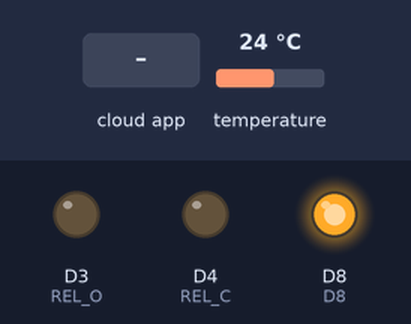
Recording of a sketch running on a simulated ESP8266 (NodeMCU). Shown: output pins drawn as LEDs (lit = HIGH). The inputs (shaded band) are chosen by the test bench; at power-on: temperature 24 °C. Not simulated (calls return 0 or success): credentials.h.

Above: at 2.7 s.
2.8 s: the phone or cloud app sets 5 to 1
At 4.0 s:
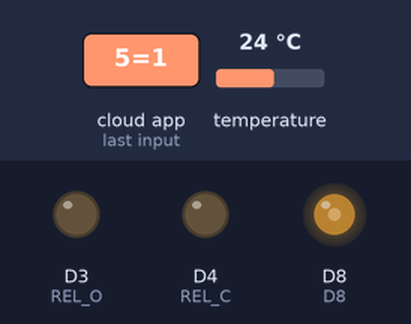
5.0 s: the phone or cloud app sets 6 to 1
At 6.7 s:
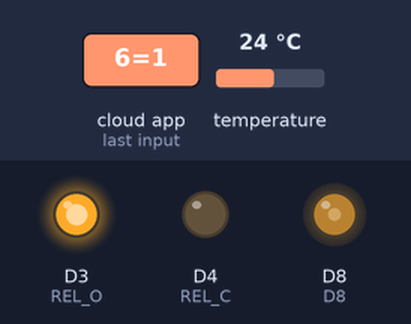
7.0 s: the phone or cloud app sets 8 to 1
At 8.4 s:
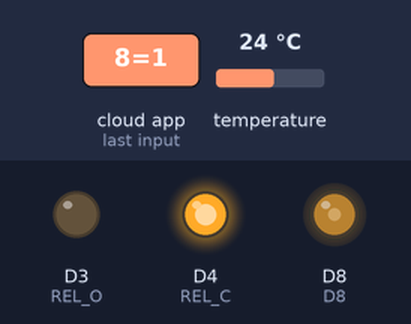
9.0 s: the phone or cloud app sets 5 to 0
At 9.9 s:
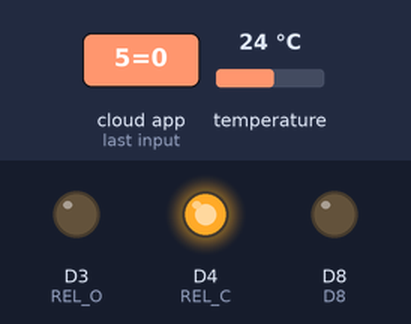
11.0 s: the phone or cloud app sets 6 to 1
At 13.2 s:
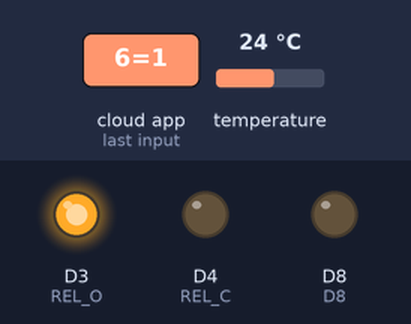
Timing chart, 0 to 14.7 s (numbered marks = the images above; inputs shaded):
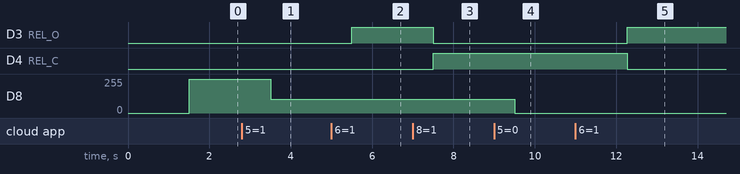

The sketch:

Cayenne_modbus_PWM.ino
```cpp
#include "credentials.h"
//pin mapping definition

#define D0      16
#define D1      5
#define D2      4
#define REL_O      0
#define REL_C      2
#define D5      14
#define D6      12
#define D7      13
#define D8      15


//#include <ModbusMaster.h>
/*!
  We're using a MAX485-compatible RS485 Transceiver.
  Rx/Tx is hooked up to the hardware serial port at 'Serial'.
  The Data Enable and Receiver Enable pins are hooked up as follows:
*/
//#define MAX485_DE      D1
//#define MAX485_RE_NEG  D2

// instantiate ModbusMaster object as slave ID 2
// defaults to serial port 0 since no port was specified
//ModbusMaster node;


// This example shows how to connect to Cayenne using an ESP8266 and send/receive sample data.
// Make sure you install the ESP8266 Board Package via the Arduino IDE Board Manager and select the correct ESP8266 board before compiling.

//#define CAYENNE_DEBUG
#define CAYENNE_PRINT Serial
#include <OneWire.h>
#include <DallasTemperature.h>
#include <CayenneMQTTESP8266.h>


unsigned long lastMillis = 0;


// Virtual Pin of the DS18B20 widget.
#define TEMP_PIN V2
#define VIRTUAL_PIN V1

// Digital pin the DS18B20 is connected to. Do not use digital pins 0 or 1 since those conflict with the use of Serial.
const int tmpPin = D5;
unsigned char fan_speed;


OneWire oneWire(tmpPin);
DallasTemperature sensors(&oneWire);


void setup() {

	Serial.begin(9600);
	Cayenne.begin(username, password, clientID, ssid, wifiPassword);
  pinMode(REL_O, OUTPUT);
  pinMode(REL_C, OUTPUT);
  digitalWrite(REL_O, LOW);
  digitalWrite(REL_C, LOW);
  fan_speed = 10;
  analogWrite(D8, fan_speed*100); // set PWM to 10%
}


bool state = true;

void loop() {
	Cayenne.loop();


	//Publish data every 10 seconds (10000 milliseconds). Change this value to publish at a different interval.
	if (millis() - lastMillis > 10000) {
		lastMillis = millis();
		//Write data to Cayenne here. This example just sends the current uptime in milliseconds.
	//	Cayenne.virtualWrite(0, lastMillis);
		//Some examples of other functions you can use to send data.
    sensors.requestTemperatures();
	  Cayenne.celsiusWrite(TEMP_PIN, sensors.getTempCByIndex(0));

	   Cayenne.virtualWrite(4, WiFi.RSSI(), "snr", "db");


	}


}


CAYENNE_IN(5)
{
  // get value sent from dashboard
        fan_speed = getValue.asInt();
    analogWrite(D8, fan_speed * 102);
    Cayenne.virtualWrite(3, fan_speed);
}
CAYENNE_IN(6)
{
  // get value sent from dashboard
  if (getValue.asInt())
  {
  digitalWrite(REL_O, HIGH);
  Cayenne.virtualWrite(6, digitalRead(REL_O));
  digitalWrite(REL_C, LOW);
    Cayenne.virtualWrite(8, digitalRead(REL_C));
  }
}

CAYENNE_IN(8)
{
    if (getValue.asInt())
  {
  // get value sent from dashboard
  digitalWrite(REL_O, LOW);
    Cayenne.virtualWrite(6, digitalRead(REL_O));
  digitalWrite(REL_C, HIGH);
      Cayenne.virtualWrite(8, digitalRead(REL_C));
  }
}


CAYENNE_OUT_DEFAULT()
{
 Cayenne.virtualWrite(7, digitalRead(REL_O));
  Cayenne.virtualWrite(8, digitalRead(REL_C));
}
```

Measured:
- after the input at 2.8 s, D8: 255/255 → 102/255 after 0.70 s
- after the input at 5.0 s, D3 (REL_O): LOW → HIGH after 0.51 s
- after the input at 7.0 s, D3 (REL_O): HIGH → LOW after 0.51 s; D4 (REL_C): LOW → HIGH after 0.51 s
- after the input at 9.0 s, D8: 102/255 → 0/255 after 0.51 s
- after the input at 11.0 s, D3 (REL_O): LOW → HIGH after 1.3 s; D4 (REL_C): HIGH → LOW after 1.3 s
